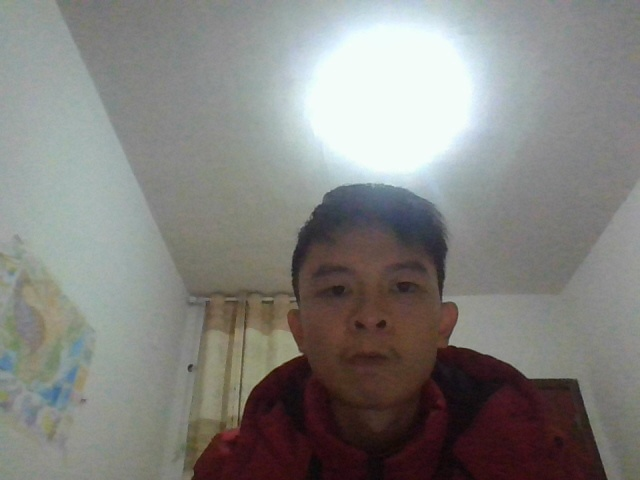
#> input picture Pictures/Known/pm2_19.jpg, 640 x 480 px; its folder holds 4 pictures in this run
$ python Trainner.py
#> lines starting #> are read from the running program, lines starting #| are printed output that depends on the picture
import cv2
import os
import numpy as np
from PIL import Image
import xml.etree.ElementTree as ET

recognizer = cv2.face.LBPHFaceRecognizer_create()
face_cascade = cv2.CascadeClassifier('facebook/haarcascade_frontalface_default.xml')

def get_images_and_labels(path):
#> called with path = '../../Pictures/Known'
    image_paths = []
    face_samples = []
    the_names = []


    for file in os.listdir(path):
        image_paths.append(os.path.join(path, file))
#> pass 2 of the loop in get_images_and_labels, `for file in os.listdir(path):`:
#> pass 3 of the loop in get_images_and_labels, `for file in os.listdir(path):`:
#> the loop made 4 passes; the first 3 are shown
    for image_path in image_paths:
        img = Image.open(image_path).convert('L')
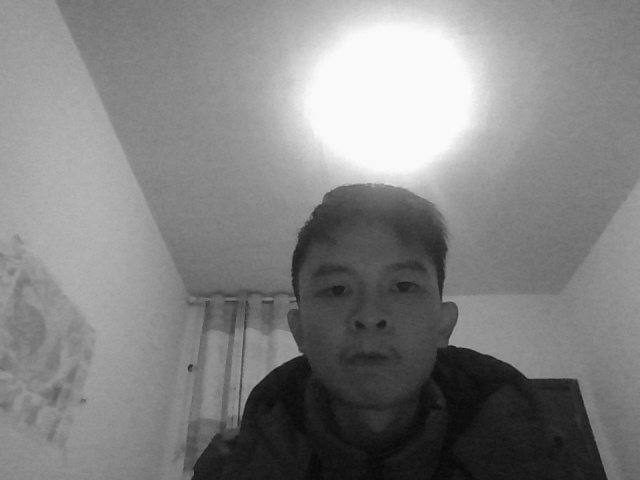
#> img: PIL image 640x480 L; min 6, max 252, mean 130.3
        img_np = np.array(img, 'uint8')
        face = face_cascade.detectMultiScale(img_np)
#> face = [[286, 226, 169, 169]]
        for (x, y, w, h) in face:
            face_samples.append(img_np[y:y + h, x:x + w])
            the_names.append(os.path.split(image_path)[1].split('_')[0])
#> this loop made 1 pass
#> after the loop, face_samples = 1 item; the_names = ['pm2']
#> pass 2 of the loop in get_images_and_labels, `for image_path in image_paths:`:
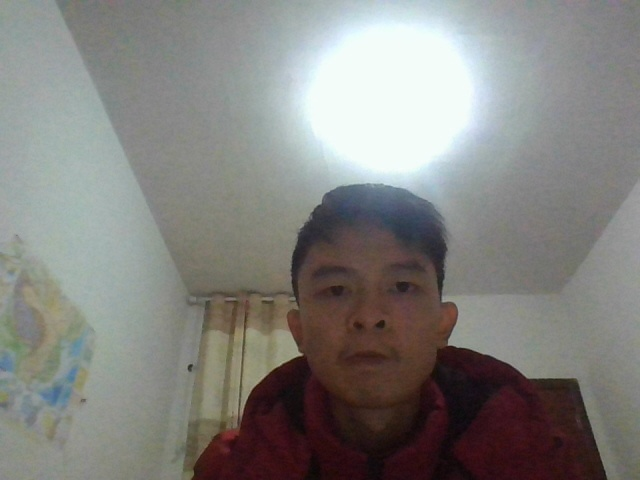
#> input picture Pictures/Known/pm2_22.jpg, 640 x 480 px
#> in get_images_and_labels, `img = Image.open(image_path).convert('L')`:
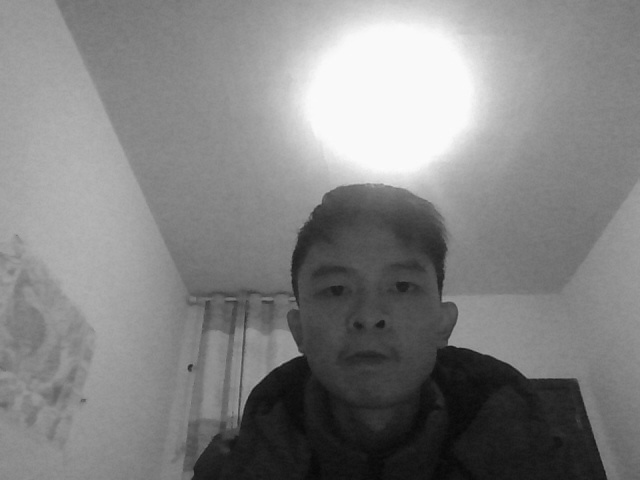
#> img: PIL image 640x480 L; min 7, max 252, mean 130.3
#> face = [[285, 226, 171, 171]]
#> the loop in get_images_and_labels, `for (x, y, w, h) in face:` made 1 pass
#> after the loop in get_images_and_labels, `for (x, y, w, h) in face:`: face_samples = 2 items; the_names = ['pm2', 'pm2']
#> pass 3 of the loop in get_images_and_labels, `for image_path in image_paths:`:
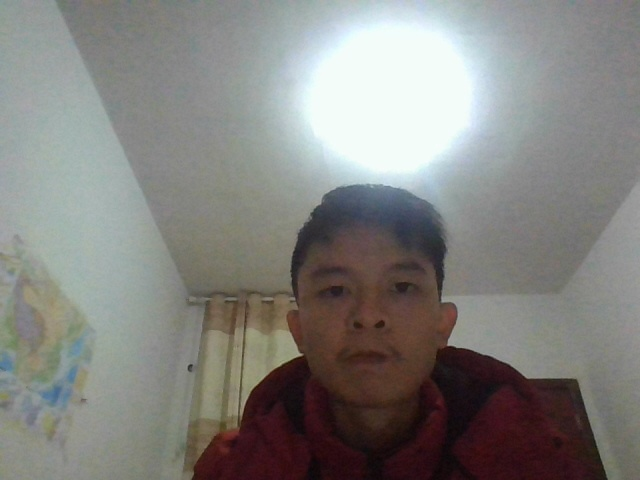
#> input picture Pictures/Known/pm2_27.jpg, 640 x 480 px
#> in get_images_and_labels, `img = Image.open(image_path).convert('L')`:
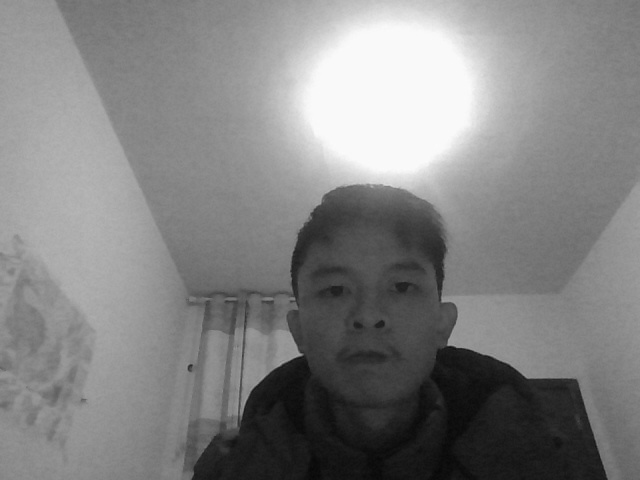
#> img: PIL image 640x480 L; min 7, max 251, mean 130.3
#> face = [[285, 226, 169, 169]]
#> the loop in get_images_and_labels, `for (x, y, w, h) in face:` made 1 pass
#> after the loop in get_images_and_labels, `for (x, y, w, h) in face:`: face_samples = 3 items; the_names = ['pm2', 'pm2', 'pm2']
#> the loop made 4 passes; the first 3 are shown
    return face_samples, the_names

print('Trainning...')
'''
for listdir in os.listdir('Pictures/'):
    if 'Untrainned' in listdir:
        ids = []
        face_samples, the_names = get_images_and_labels('Pictures/' + listdir + '/')
        tree = ET.parse('facebook/dictionary.xml')
        root = tree.getroot()
        for the_name in the_names:
            for face in root:
                if the_name == face.attrib['name']:
                    ids.append(int(face.attrib['label']))
        recognizer.train(face_samples, np.array(ids))
        os.rename('Pictures/'+listdir, 'Pictures/'+listdir.split('_')[0] + '_trainned')
'''
# 以下为从二进制文件里读取字典数据
'''
read_dictionary_obj = np.load('facebook/dictionary.npy', allow_pickle=True)    # 此时读出的数据是object类型，不能直接用作字典操作
read_dictionary = read_dictionary_obj[()]   # 把object类型转化为字典
for the_name in the_names:
    for key in read_dictionary:
        if the_name == key:
            ids.append(read_dictionary[key])
'''
ids = []
face_samples, the_names = get_images_and_labels('../../Pictures/Known')
print(face_samples)
tree = ET.parse('../dictionary.xml')
#> (reads facebook/dictionary.xml from the repository)
root = tree.getroot()
for the_name in the_names:
    for face in root:
        if the_name == face.attrib['name']:
            ids.append(int(face.attrib['label']))
recognizer.train(face_samples, np.array(ids))
recognizer.save('facebook/trainner.xml')
